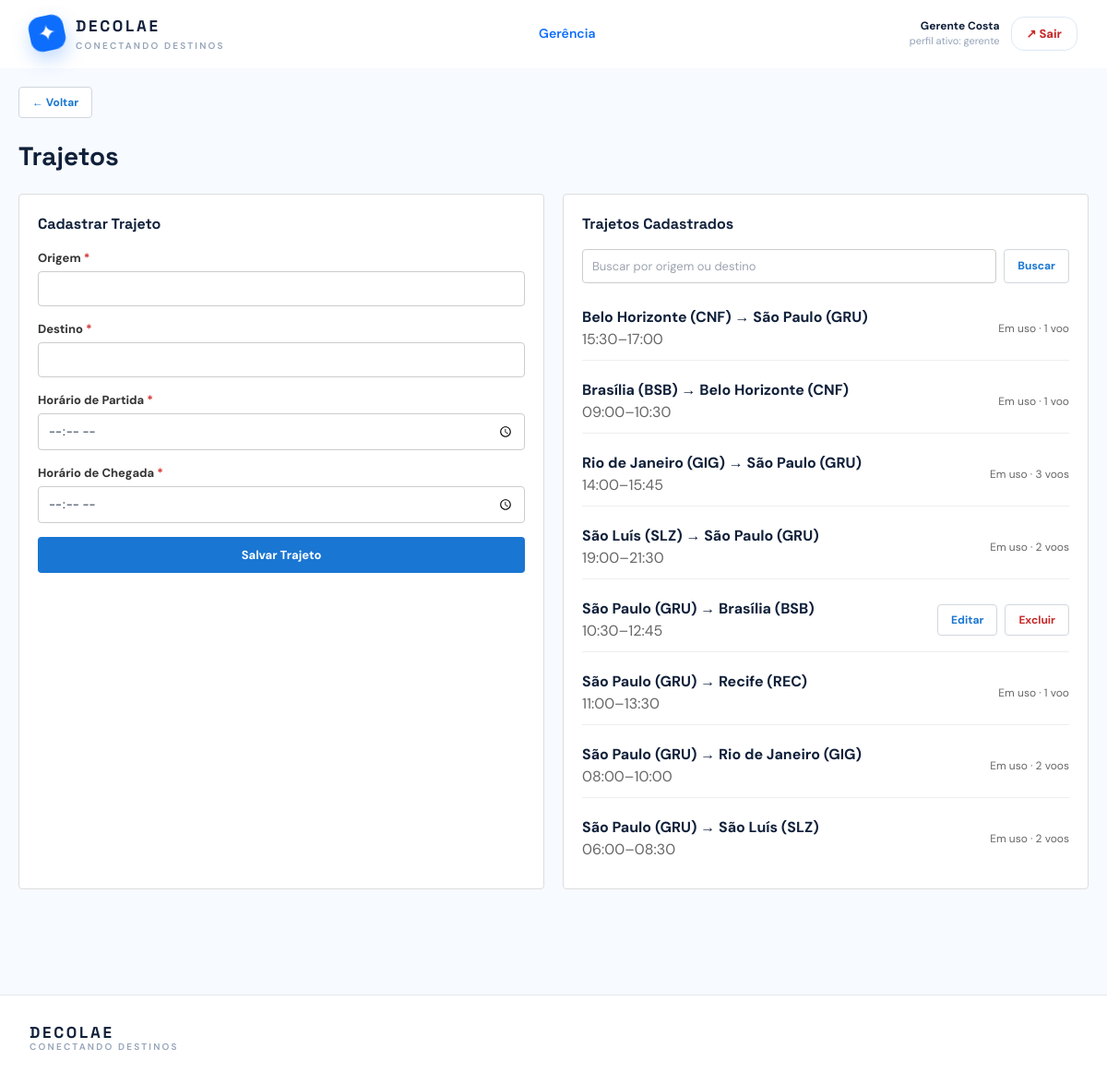
Screenshot of /gerente-trajetos.php (signed in) with the database file from the repository.
### tables this page shows
CREATE TABLE `usuario` (
  `cpf` char(11) NOT NULL,
  `nome_completo` varchar(120) NOT NULL,
  `email` varchar(160) NOT NULL,
  `senha` varchar(255) NOT NULL,
  `endereco` varchar(255) NOT NULL,
  `telefone` varchar(15) DEFAULT NULL
);

CREATE TABLE `trajeto` (
  `origem` varchar(60) NOT NULL,
  `destino` varchar(60) NOT NULL,
  `h_partida` time NOT NULL,
  `h_chegada` time NOT NULL,
  `gerente_cpf` char(11) NOT NULL
);

### includes/gerencia.php (called while the page is built, shortened)
<?php
function codificar_trajeto(string $origem, string $destino, string $partida): string
{
    return bin2hex(json_encode([$origem, $destino, substr($partida, 0, 5) . ':00'], JSON_UNESCAPED_UNICODE));
}
function descrever_voos(int $total): string
{
    return $total === 1 ? '1 voo' : $total . ' voos';
}
    ?>

### includes/functions.php (called while the page is built, shortened)
<?php
function esc(mixed $valor): string
{
    return htmlspecialchars((string) $valor, ENT_QUOTES, 'UTF-8');
}
function obter_usuario_atual(PDO $conexao): ?array
{
    $cpf = $_SESSION['cpf_usuario'] ?? null;
    $comando = $conexao->prepare(
        'SELECT cpf, nome_completo, email, endereco FROM usuario WHERE cpf = ?'
    );
    $comando->execute([$cpf]);
    $usuario = $comando->fetch();
    $consulta_papeis = "
        SELECT 'gerente' AS papel FROM gerente WHERE cpf = ?
        UNION ALL
        SELECT 'tripulante' FROM tripulante WHERE cpf = ?
        UNION ALL
        SELECT 'admin' FROM admin WHERE cpf = ?
        UNION ALL
        SELECT 'cliente' FROM cliente WHERE cpf = ?
        ORDER BY papel
    ";
    $comando_papeis = $conexao->prepare($consulta_papeis);
    $comando_papeis->execute([$cpf, $cpf, $cpf, $cpf]);
    $usuario['papeis'] = array_column($comando_papeis->fetchAll(), 'papel');
    $usuario['papel_atual'] = $_SESSION['papel_usuario'] ?? null;
    return $usuario;
}
function exigir_autenticacao(PDO $conexao, ?string $papel = null): array
{
    $usuario = obter_usuario_atual($conexao);
    return $usuario;
}
function exigir_papel(PDO $conexao, string $papel): array
{
    return exigir_autenticacao($conexao, $papel);
}
function require_role(PDO $conexao, string $papel): array
{
    return exigir_papel($conexao, $papel);
}

### gerente-trajetos.php (the view, shortened to what this page needs)
<?php
require_once __DIR__ . '/includes/functions.php';
require_once __DIR__ . '/includes/layout.php';
require_once __DIR__ . '/includes/gerencia.php';
$conexaoBancoDados = db();
$usuarioLogado = require_role($conexaoBancoDados, 'gerente');
$busca = trim((string) ($_GET['busca'] ?? ''));
$comando = $conexaoBancoDados->prepare(
    'SELECT t.origem, t.destino, t.h_partida, t.h_chegada,
            (SELECT COUNT(*) FROM voo v
             WHERE v.origem = t.origem AND v.destino = t.destino AND v.h_partida = t.h_partida) AS voos
     FROM trajeto t
     WHERE t.origem LIKE ? OR t.destino LIKE ?
     ORDER BY t.origem, t.destino, t.h_partida'
);
$comando->execute(['%' . $busca . '%', '%' . $busca . '%']);
$trajetos = $comando->fetchAll();
$trajeto_em_edicao = null;
$codigo_edicao = (string) ($_GET['editar'] ?? '');
$valor = static fn(string $campo): string => esc(
    $_POST[$campo] ?? ($trajeto_em_edicao ? substr((string) $trajeto_em_edicao[$campo], 0, $campo[0] === 'h' ? 5 : 60) : '')
);
renderizar_cabecalho('Trajetos', $usuarioLogado);
?>
<div class="pagina-gerencia">
  <a class="botao-pequeno" href="gerente.php" style="margin-bottom: 20px;">← Voltar</a>
  <h1 class="titulo-pagina">Trajetos</h1>
  <div class="grade-formularios grade-formularios-gerencia">
    <div class="cartao-formulario">
      <h2 class="titulo-formulario"><?= $trajeto_em_edicao ? 'Editar Trajeto' : 'Cadastrar Trajeto' ?></h2>
      <form method="post" action="gerente-trajetos.php<?= $trajeto_em_edicao ? '?editar=' . esc($codigo_edicao) : '' ?>">
        <div class="campo-form">
          <label>Origem</label>
          <input name="origem" maxlength="60" value="<?= $valor('origem') ?>" required>
        </div>
        <div class="campo-form">
          <label>Destino</label>
          <input name="destino" maxlength="60" value="<?= $valor('destino') ?>" required>
        </div>
        <div class="campo-form">
          <label>Horário de Partida</label>
          <input name="h_partida" type="time" value="<?= $valor('h_partida') ?>" required>
        </div>
        <div class="campo-form">
          <label>Horário de Chegada</label>
          <input name="h_chegada" type="time" value="<?= $valor('h_chegada') ?>" required>
        </div>
        <button type="submit" class="botao botao-bloco"><?= $trajeto_em_edicao ? 'Salvar Alterações' : 'Salvar Trajeto' ?></button>
      </form>
    </div>
    <div class="cartao-formulario">
      <h2 class="titulo-formulario">Trajetos Cadastrados</h2>
      <form method="get" class="flex gap-2" style="margin-bottom: 15px;">
        <div class="campo-form" style="flex: 1; margin: 0;">
          <input type="search" name="busca" value="<?=esc($busca)?>" placeholder="Buscar por origem ou destino">
        </div>
        <button type="submit" class="botao-pequeno">Buscar</button>
      </form>
      <?php if(count($trajetos) > 0): ?>
        <div class="lista-gerencia">
          <?php foreach($trajetos as $r): ?>
            <div class="linha-rota">
              <div>
                <strong><?=esc($r['origem'])?> → <?=esc($r['destino'])?></strong><br>
                <span class="texto-secundario"><?=esc(substr($r['h_partida'],0,5))?>–<?=esc(substr($r['h_chegada'],0,5))?></span>
              </div>
              <?php if((int) $r['voos'] > 0): ?>
                <span class="texto-secundario texto-pequeno">Em uso · <?=esc(descrever_voos((int) $r['voos']))?></span>
              <?php else: ?>
                <div class="flex gap-2">
                  <a class="botao-pequeno" href="gerente-trajetos.php?editar=<?= esc(codificar_trajeto($r['origem'], $r['destino'], $r['h_partida'])) ?>">Editar</a>
                  <form method="post" data-confirmar="Excluir o trajeto <?=esc($r['origem'])?> → <?=esc($r['destino'])?>?">
                    <button type="submit" class="botao-pequeno botao-perigo">Excluir</button>
                  </form>
                </div>
              <?php endif; ?>
            </div>
          <?php endforeach; ?>
        </div>
      <?php else: ?>
        <p class="texto-vazio"><?= $busca !== '' ? 'Nenhum trajeto encontrado.' : 'Nenhum trajeto cadastrado.' ?></p>
      <?php endif; ?>
    </div>
  </div>
</div>
<?php renderizar_rodape(); ?>

### includes/layout.php (shortened to what this page needs)
<?php
function renderizar_cabecalho(string $titulo, ?array $usuario = null): void
{
    $papel_ativo = $usuario['papel_atual'] ?? null;
    ?>
<!doctype html>
<html lang="pt-BR">
<head>
    <script src="https://cdn.tailwindcss.com"></script>
    <link rel="stylesheet" href="assets/css/app.css?v=<?= filemtime(__DIR__ . '/../assets/css/app.css') ?>">
</head>
<body class="bg-[#f7faff] text-ink antialiased">
<header class="sticky top-0 z-30 border-b border-white/60 bg-white/90 backdrop-blur">
    <div class="mx-auto flex max-w-7xl items-center justify-between px-5 py-4 lg:px-8">
        <a href="index.php" class="flex items-center gap-3" aria-label="Página inicial">
            <span class="brand-mark">✦</span>
            <span>
                <span class="brand-name">DECOLAE</span>
                <span class="hidden text-[10px] font-semibold uppercase tracking-[.22em] text-slate-400 sm:block">
                    conectando destinos
                </span>
            </span>
        </a>
        <nav class="hidden items-center gap-6 text-sm font-semibold text-slate-500 md:flex">
            <?php if ($papel_ativo === 'gerente'): ?>
                <a class="nav-link active" href="gerente.php">Gerência</a>
            <?php endif; ?>
        </nav>
        <div class="flex items-center gap-3">
            <?php if ($usuario): ?>
                <div class="hidden text-right sm:block">
                    <p class="text-xs font-bold text-ink">
                        <?= esc($usuario['nome_completo']) ?>
                    </p>
                    <p class="text-[11px] text-slate-400">
                        perfil ativo: <?= esc($papel_ativo ?? '—') ?>
                    </p>
                </div>
                <a class="secondary-btn botao-perigo px-4 py-2" href="logout.php">↗ Sair</a>
            <?php endif; ?>
        </div>
    </div>
</header>
<main>
<?php
}
function renderizar_rodape(): void
{
    ?>
</main>
<footer class="mt-16 border-t border-slate-200 bg-white">
    <div class="mx-auto flex max-w-7xl flex-col gap-3 px-5 py-8 text-xs text-slate-500 sm:flex-row sm:items-center sm:justify-between lg:px-8">
        <p>
            <span class="brand-name">DECOLAE</span>
            <span class="block text-[10px] font-semibold uppercase tracking-[.22em] text-slate-400">
                conectando destinos
            </span>
        </p>
    </div>
</footer>
</body>
</html>
<?php
}

### assets/css/app.css (style rules this page uses)
:root { --ink: #10203a; --navy: #102d52; --ocean: #0d6efd; --sky: #eaf5ff; --coral: #ff6b4a; }
* { box-sizing: border-box; }
body { font-family: 'DM Sans', sans-serif; }
.font-display, h1, h2, h3, .brand-name { font-family: 'Space Grotesk', sans-serif; }
.brand-mark { display: grid; width: 38px; height: 38px; place-items: center; border-radius: 13px; background: var(--ocean); color: #fff; font-size: 24px; transform: rotate(-12deg); box-shadow: 0 9px 20px rgba(13, 110, 253, .25); }
.brand-name { display: block; color: var(--ink); font-size: 17px; font-weight: 700; letter-spacing: .16em; }
.nav-link { transition: color .2s ease; }
.nav-link:hover, .nav-link.active { color: var(--ocean); }
.primary-btn, .secondary-btn { display: inline-flex; align-items: center; justify-content: center; gap: 12px; border-radius: 14px; padding: 0 21px; font-size: 13px; font-weight: 800; transition: transform .2s, box-shadow .2s, background .2s; }
.secondary-btn { border: 1px solid #dce8f4; background: #fff; padding-top: 12px; padding-bottom: 12px; color: var(--ocean); }
.campo-form { display: block; margin-bottom: 15px; }
.campo-form label { display: block; margin-bottom: 5px; color: #333; font-size: 13px; font-weight: bold; }
.campo-form input, .campo-form select { width: 100%; border: 1px solid #ccc; border-radius: 4px; padding: 8px 10px; font-size: 13px; }
.botao { border: none; border-radius: 4px; background: #1976d2; padding: 10px 15px; color: #fff; cursor: pointer; font-size: 13px; font-weight: bold; }
.botao-bloco { width: 100%; }
.pagina-gerencia, .pagina-administracao, .pagina-tripulante { max-width: 1200px; margin: 0 auto; padding: 20px; }
.titulo-pagina { margin: 0 0 20px; font-size: 28px; font-weight: bold; }
.grade-formularios { display: grid; grid-template-columns: repeat(auto-fit, minmax(min(100%, 400px), 1fr)); gap: 20px; margin-bottom: 30px; }
.grade-formularios-gerencia { grid-template-columns: repeat(auto-fit, minmax(min(100%, 300px), 1fr)); }
.cartao-formulario { border: 1px solid #ddd; border-radius: 4px; background: #fff; padding: 20px; }
.titulo-formulario { margin: 0 0 15px; font-size: 16px; font-weight: bold; }
.texto-secundario { color: #666; }
.lista-gerencia { display: grid; gap: 10px; }
.linha-rota, .linha-tripulante { border-bottom: 1px solid #eee; padding: 10px 0; }
.linha-rota { display: flex; align-items: center; justify-content: space-between; gap: 12px; }
.linha-rota:last-child, .linha-tripulante:last-child { border-bottom: 0; }
.campo-login-form:has(:required) .rotulo-login::after, .campo-form:has(:required) > label::after { content: " *"; color: #d32f2f; }
.texto-pequeno { font-size: 12px; }
.botao-perigo { color: #c62828; cursor: pointer; }
.botao-pequeno { display: inline-flex; align-items: center; justify-content: center; border: 1px solid #d0d7de; border-radius: 4px; background: #fff; padding: 7px 14px; color: #1976d2; font-size: 12px; font-weight: bold; text-decoration: none; cursor: pointer; }
.botao-pequeno.botao-perigo { color: #c62828; }

### rows the page displays
usuario: nome_completo "Gerente Costa"
trajeto: origem "Belo Horizonte (CNF)", destino "São Paulo (GRU)", h_partida "15:30", h_chegada "17:00", voos "1 voo"
trajeto: origem "Brasília (BSB)", destino "Belo Horizonte (CNF)", h_partida "09:00", h_chegada "10:30", voos "1 voo"
trajeto: origem "Rio de Janeiro (GIG)", destino "São Paulo (GRU)", h_partida "14:00", h_chegada "15:45", voos "3 voos"
trajeto: origem "São Luís (SLZ)", destino "São Paulo (GRU)", h_partida "19:00", h_chegada "21:30", voos "2 voos"
trajeto: origem "São Paulo (GRU)", destino "Brasília (BSB)", h_partida "10:30", h_chegada "12:45"
trajeto: origem "São Paulo (GRU)", destino "Recife (REC)", h_partida "11:00", h_chegada "13:30", voos "1 voo"
trajeto: origem "São Paulo (GRU)", destino "Rio de Janeiro (GIG)", h_partida "08:00", h_chegada "10:00", voos "2 voos"
trajeto: origem "São Paulo (GRU)", destino "São Luís (SLZ)", h_partida "06:00", h_chegada "08:30", voos "2 voos"

### other values shown
$papel_ativo "gerente"
